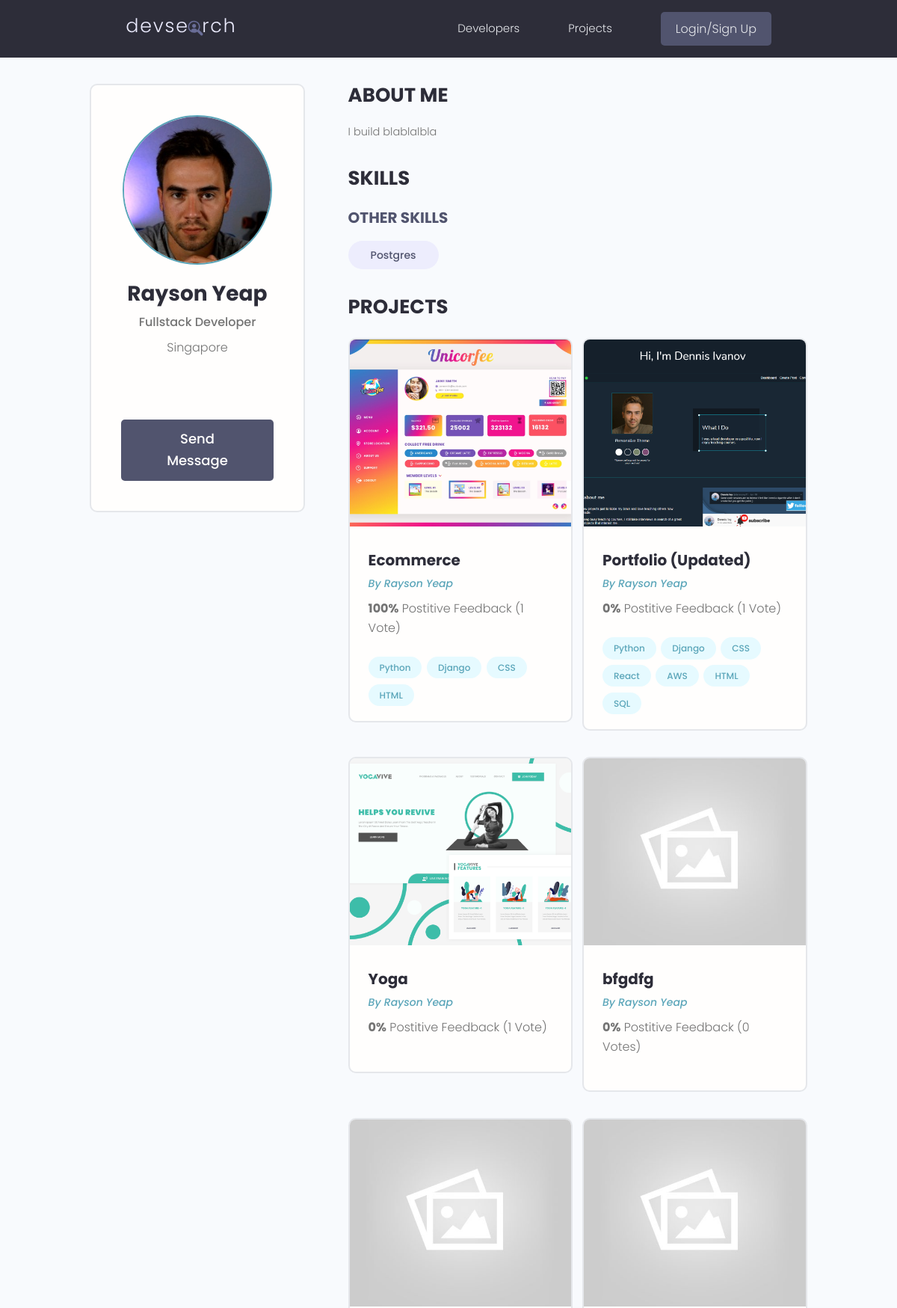
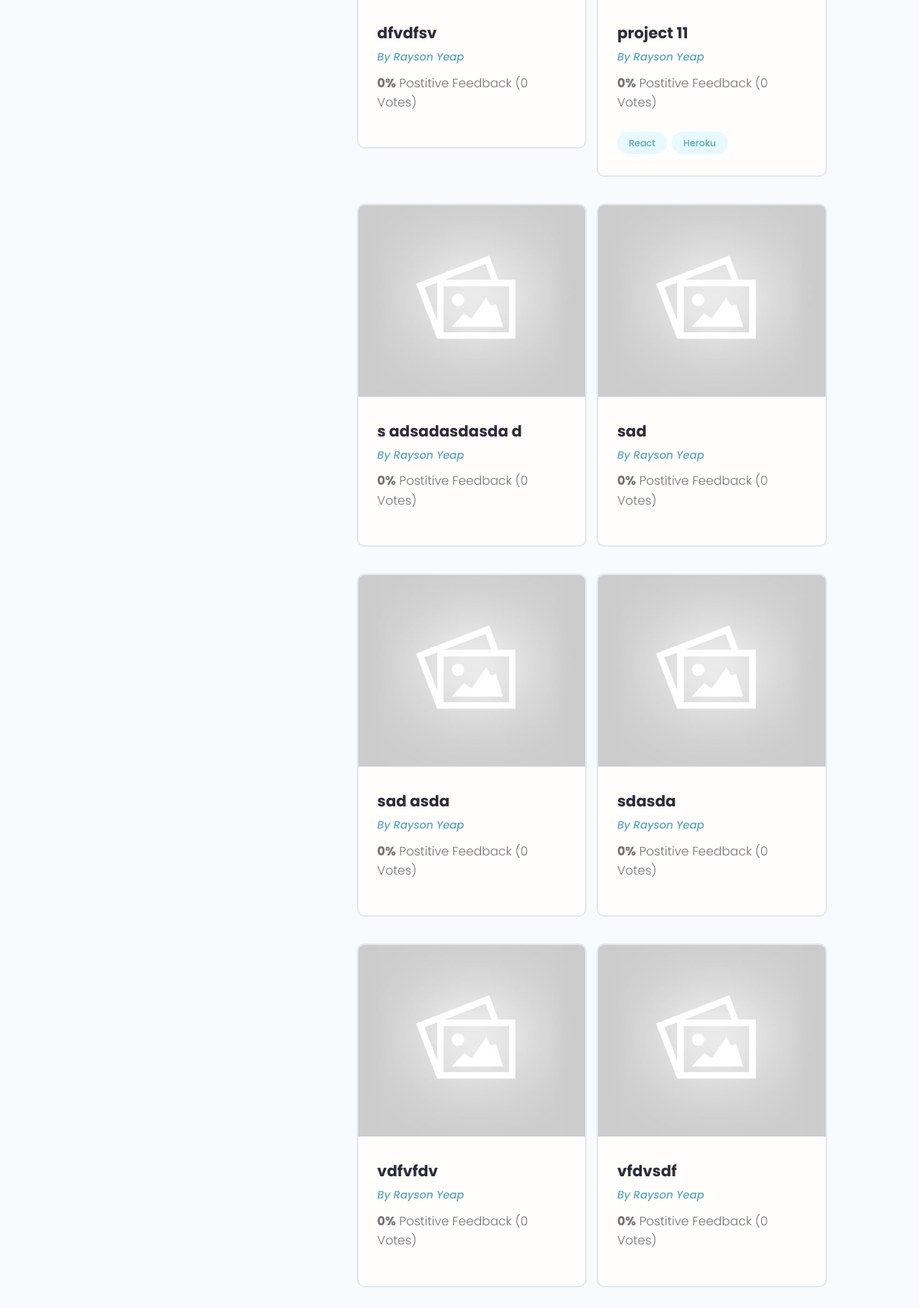
The app's page /profile/349bf5a9-fc60-4f28-8316-a0208fe9ecf4/ with its own data (2 pictures, top to bottom).
### users/models.py (models this page shows, shortened)
class Profile(models.Model):
    user = models.OneToOneField(User, on_delete=models.CASCADE, null=True, blank=True)
    name = models.CharField(max_length=200, blank=True, null=True)
    username = models.CharField(max_length=200, blank=True, null=True)
    location = models.CharField(max_length=200, blank=True, null=True)
    email = models.EmailField(max_length=500, blank=True, null=True)
    intro = models.CharField(max_length=200, blank=True, null=True)
    bio = models.TextField(blank=True, null=True)
    profile_image = models.ImageField(null=True, blank=True, upload_to='profiles/', default='profiles/user-default.png')
    social_github = models.CharField(max_length=200, blank=True, null=True)
    social_linkedin = models.CharField(max_length=200, blank=True, null=True)
    social_website = models.CharField(max_length=200, blank=True, null=True)
    social_youtube = models.CharField(max_length=200, blank=True, null=True)
    created = models.DateTimeField(auto_now_add=True)
    id = models.UUIDField(default=uuid4, unique=True, primary_key=True, editable=False)
    class Meta:
        ordering = ["created"]

class Skill(models.Model):
    owner = models.ForeignKey(Profile, on_delete=models.CASCADE, null=True, blank=True)
    name = models.CharField(max_length=200, blank=True, null=True)
    description = models.TextField(blank=True, null=True)
    created = models.DateTimeField(auto_now_add=True)
    id = models.UUIDField(default=uuid4, unique=True, primary_key=True, editable=False)

### projects/models.py (models this page shows, shortened)
class Project(models.Model):
    owner = models.ForeignKey(Profile, null=True, blank=True, on_delete=models.CASCADE)
    title = models.CharField(max_length=200)
    description = models.TextField(null=True, blank=True)
    featured_image = models.ImageField(null=True, blank=True, default="default.jpg")
    demo_link = models.CharField(max_length=2000, null=True, blank=True)
    source_link = models.CharField(max_length=2000, null=True, blank=True)
    tags = models.ManyToManyField("Tag", blank=True)
    vote_total = models.IntegerField(default=0, null=True, blank=True)
    vote_ratio = models.IntegerField(default=0, null=True, blank=True)
    created = models.DateTimeField(auto_now_add=True)
    id = models.UUIDField(default=uuid4, unique=True, primary_key=True, editable=False)
    class Meta:
        ordering = ['-vote_ratio', "-vote_total", "title"]
    @property
    def imageURL(self):
        try:
            url = self.featured_image.url
        except:
            url = '../../../static/images/default.jpg'
        return url

class Tag(models.Model):
    name = models.CharField(max_length=200)
    created = models.DateTimeField(auto_now_add=True)
    id = models.UUIDField(default=uuid4, unique=True, primary_key=True, editable=False)

### users/views.py (the view)
# urls.py: path('profile/<str:pk>/', views.userProfile, name='user-profile'),
def userProfile(request, pk):
    profile = Profile.objects.get(id=pk)
    topSkills = profile.skill_set.exclude(description__exact="")
    otherSkills = profile.skill_set.filter(description="")
    context = {
        "profile": profile,
        'topSkills': topSkills,
        'otherSkills': otherSkills
    }
    return render(request, 'users/user-profile.html', context)

### users/templates/users/user-profile.html (shortened to what this page needs)
{% extends "main.html" %}
{% block content %}
    <main class="profile my-md">
        <div class="container">
          <div class="layout">
            <div class="column column--1of3">
              <div class="card text-center">
                <div class="card__body dev">
                  <img class="avatar avatar--xl" src="{{profile.profile_image.url}}" />
                  <h2 class="dev__name">{{profile.name}}</h2>
                  <p class="dev__title">{{profile.intro}}</p>
                  <p class="dev__location">{{profile.location}}</p>
                  <ul class="dev__social">
                  </ul>
                  {% if request.user.profile.id != profile.id %}
                  <a href="{% url 'create-message' profile.id %}" class="btn btn--sub btn--lg">Send Message </a>
                  {% endif %}
                </div>
              </div>
            </div>
            <div class="column column--2of3">
              <div class="devInfo">
                <h3 class="devInfo__title">About Me</h3>
                <p class="devInfo__about">{{profile.bio}}</p>
              </div>
              <div class="devInfo">
                <h3 class="devInfo__title">Skills</h3>
                <div class="devInfo__skills">
                  <h3 class="devInfo__subtitle">Other Skills</h3>
                  <div class="devInfo__otherSkills">
                    {% for skill in otherSkills %}
                    <span class="tag tag--pill tag--sub tag--lg">
                      <small>{{skill.name}}</small>
                    </span>
                    {% endfor %}
                  </div>
                </div>
              </div>
              <div class="devInfo">
                <h3 class="devInfo__title">Projects</h3>
                <div class="grid grid--two">
                    {% for project in profile.project_set.all %}
                  <div class="column">
                    <div class="card project">
                      <a href="{% url 'project' project.id %}" class="project">
                        <img class="project__thumbnail" src="{{project.imageURL}}" alt="project thumbnail" />
                        <div class="card__body">
                          <h3 class="project__title">{{project.title}}</h3>
                          <p><a class="project__author" href="{% url 'user-profile' project.owner.id %}">By {{project.owner.name}}</a></p>
                          <p class="project--rating">
                            <span style="font-weight: bold;">{{project.vote_ratio}}%</span> Postitive
                            Feedback ({{project.vote_total}} Vote{{project.vote_total|pluralize:'s'}})
                          </p>
                          <div class="project__tags">
                              {% for tag in project.tags.all %}
                            <span class="tag tag--pill tag--main">
                              <small>{{tag.name}}</small>
                            </span>
                            {% endfor %}
                          </div>
                        </div>
                      </a>
                    </div>
                  </div>
                  {% endfor %}
                </div>
              </div>
            </div>
          </div>
        </div>
      </main>
{% endblock %}

### static/styles/app.css (style rules this page uses)
:root { --color-sub: #2d2d39; }
.btn--sub { background-color: var(--color-sub-light); }
.card { border: 2px solid var(--color-light); }
img { width: 100%; }
.profile .card > .dev { padding: 4rem; }
.dev__name { color: var(--color-sub); font-size: 2.8rem; font-weight: 700; margin-top: 1rem; margin-bottom: 0.5rem; }
.dev__title { font-size: 1.6rem; font-weight: 500; line-height: 1.3; }
.dev__location { margin-top: 1rem; }
.dev__social { margin: 3rem 0; list-style: none; display: flex; justify-content: center; gap: 1.5rem; }
.devInfo { margin-bottom: 3rem; }
.devInfo__title, .devInfo__subtitle { font-size: 2.6rem; color: var(--color-sub); text-transform: uppercase; font-weight: 700; margin-bottom: 1.5rem; }
.devInfo__subtitle { font-size: 2rem; color: var(--color-sub-light); }
.devInfo__about, .devSkill__info { font-size: 1.45rem; line-height: 1.7; text-align: justify; }
.project__author { font-size: 1.4rem; font-style: italic; }
.project--rating { margin-bottom: 1.6em; margin-top: .5em; }
.project__thumbnail { height: 25rem; object-fit: cover; object-position: top center; }
.project__title { font-size: 2rem; font-weight: 700; color: var(--color-sub); }

### static/uikit/styles/modules/_variables.css (style rules this page uses)
:root { --color-main: #5aa5b9; --color-main-light: #e6faff; --color-sub: #3f4156; --color-sub-light: #51546e; --color-sub-lighter: #ededfd; --color-text: #737373; --color-gray: #8b8b8b; --color-light: #e5e7eb; --color-light-gray: #767676; --color-bg: #f8fafd; --color-white: #fffefd; --color-white-light: #f3f3f3; --color-success: #359e64; --color-success-bg: #def8e8; --color-error: #fc4b0b; --color-error-bg: #fff2ee; --font-base: 'Poppins', arial, helvetica, 'Segoe UI', roboto, ubuntu, sans-serif; --font-monospace: 'Fira Code', 'Courier New', courier, monospace; --font-regular: 300; --font-medium: 500; --font-bold: 700; --generic-shadow: 1px 1px 5px #00000010; --generic-transition: all 0.3s ease-in-out; }

### static/uikit/styles/modules/_base.css (style rules this page uses)
* { margin: 0; padding: 0; box-sizing: border-box; text-rendering: optimizeLegibility; color: inherit; font-size: inherit; }
html { font-size: 50%; }
@media only screen and (min-width: 480px) { html { font-size: 56.25%; } }
@media only screen and (min-width: 1200px) { html { font-size: 62.5%; } }
body { line-height: 1.6; font-weight: 400; font-size: 1.5rem; color: var(--color-text); background-color: var(--color-bg); min-height: 100vh; }

### static/uikit/styles/modules/_typography.css (style rules this page uses)
* { font-family: var(--font-base); }
h2 { font-size: 3.6rem; font-weight: var(--font-bold); }
h3 { font-size: 3.2rem; font-weight: var(--font-medium); }
p, span, strong { font-size: 1.6rem; color: var(--color-text); font-weight: var(--font-regular); }
a { padding-bottom: 2px; text-decoration: none; display: inline-block; color: var(--color-main); font-weight: var(--font-medium); }

### static/uikit/styles/modules/_utilities.css (style rules this page uses)
.container { width: 92%; max-width: 165rem; margin: 0 auto; box-sizing: border-box; }
@media screen and (min-width: 1000px) { .container { width: 90%; } }
@media screen and (min-width: 1200px) { .container { width: 80%; } }
.text-center { text-align: center; }
.my-md { margin: 3rem auto; }

### static/uikit/styles/modules/_avatar.css (style rules this page uses)
.avatar { border-radius: 50%; border: 2px solid var(--color-main); object-fit: cover; }
.avatar--xl { height: 20rem; width: 20rem; }

### static/uikit/styles/modules/_button.css (style rules this page uses)
.btn { display: inline-block; position: relative; cursor: pointer; background-color: var(--color-light); font-weight: var(--font-medium); color: var(--color-sub); text-decoration: none; padding: 1rem 2rem; border-radius: 0.5rem; border: none; width: -webkit-fit-content; width: -moz-fit-content; width: fit-content; height: -webkit-fit-content; height: -moz-fit-content; height: fit-content; font-size: 1.6rem; outline-width: 0; outline-color: transparent; -webkit-backface-visibility: hidden; backface-visibility: hidden; transition: all 0.3s ease-in-out; }
.btn--sub { background-color: var(--color-sub); color: var(--color-white); }
.btn--lg { font-size: 1.8rem; padding: 1.2rem 4.5rem; }

### static/uikit/styles/modules/_card.css (style rules this page uses)
.card { border-radius: 1rem; background-color: var(--color-white); border: 1.5px solid var(--color-light); width: auto; height: auto; margin-top: 0.5rem; margin-bottom: 0.5rem; overflow: hidden; }
.card__body, .card__header { padding: 2rem 2.5rem; }

### static/uikit/styles/modules/_layout.css (style rules this page uses)
.layout { display: flex; flex-flow: row wrap; justify-content: space-between; }
.layout > .column { margin-bottom: 3rem; }
.layout > .column.column--1of3 { flex-basis: 30%; }
.layout > .column.column--2of3 { flex-basis: 64%; }

### records on screen
Profile: profile_image (picture), name "Rayson Yeap", intro "Fullstack Developer", location "Singapore", bio "I build blablalbla"
Skill: name "Postgres"
Project: imageURL (picture), title "Ecommerce", owner.name "Rayson Yeap", vote_ratio "100", vote_total "1"
Tag: name "Python"
Tag: name "Django"
Tag: name "CSS"
Tag: name "HTML"
Project: imageURL (picture), title "Portfolio (Updated)", owner.name "Rayson Yeap", vote_ratio "0", vote_total "1"
Tag: name "React"
Tag: name "AWS"
Tag: name "SQL"
Project: imageURL (picture), title "Yoga", owner.name "Rayson Yeap", vote_ratio "0", vote_total "1"
Project: title "bfgdfg", owner.name "Rayson Yeap", vote_ratio "0", vote_total "0"
Project: imageURL (placeholder picture), title "dfvdfsv", owner.name "Rayson Yeap", vote_ratio "0", vote_total "0"
Project: imageURL (placeholder picture), title "project 11", owner.name "Rayson Yeap", vote_ratio "0", vote_total "0"
Tag: name "Heroku"
Project: imageURL (placeholder picture), title "s adsadasdasda d", owner.name "Rayson Yeap", vote_ratio "0", vote_total "0"
Project: imageURL (placeholder picture), title "sad", owner.name "Rayson Yeap", vote_ratio "0", vote_total "0"
Project: imageURL (placeholder picture), title "sad asda", owner.name "Rayson Yeap", vote_ratio "0", vote_total "0"
Project: imageURL (placeholder picture), title "sdasda", owner.name "Rayson Yeap", vote_ratio "0", vote_total "0"
Project: imageURL (placeholder picture), title "vdfvfdv", owner.name "Rayson Yeap", vote_ratio "0", vote_total "0"
Project: imageURL (placeholder picture), title "vfdvsdf", owner.name "Rayson Yeap", vote_ratio "0", vote_total "0"
